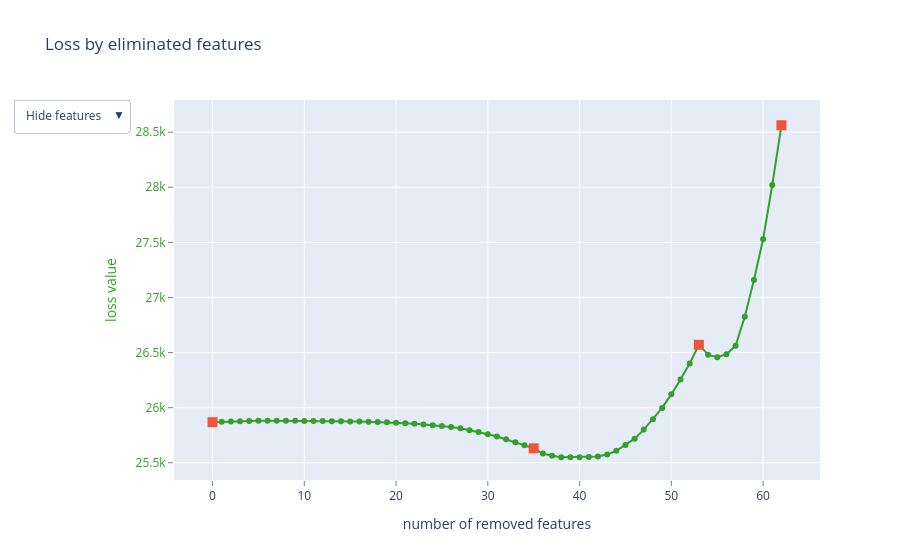

The cell this chart's notebook holds for it:
### Markdown cell above
### Entrainement du modèle

### Code cell
summary2 = model2.select_features(
    train_pool_2,
    eval_set=test_pool_2,
    features_for_select="0-71",
    num_features_to_select=10,
    steps=3,
    algorithm=EFeaturesSelectionAlgorithm.RecursiveByShapValues,
    shap_calc_type=EShapCalcType.Regular,
    train_final_model=True,
    logging_level="Silent",
    plot=True,
)

### Figure 1 — Plotly figure (JSON) as saved in the notebook; plotly's stock layout.template omitted (floating-point values rounded to 4 significant figures)
{"data": [{"line": {"color": "rgb(51,160,44)"}, "mode": "lines+markers", "name": "", "text": ["", "EnclosedPorch", "MSZoning", "3SsnPorch", "Fence", "PoolArea", "Foundation", "MiscVal", "CentralAir", "Street", "LotConfig_agg", "Utilities", "KitchenAbvGr", "LowQualFinSF", "Exterior2nd_agg", "BsmtUnfSF", "LandSlope", "MasVnrType", "HeatingQC_agg", "Heating", "DiffYearsGarageBuilt", "RoofMatl", "Electrical", "MiscFeature", "BsmtFinSF2", "DiffYearsRemodAddBuilt", "BsmtFinType2", "Neighborhood", "ScreenPorch", "PoolQC", "WoodDeckSF", "SaleType", "RoofStyle", "LotFrontage", "BedroomAbvGr", "FireplaceQu_agg", "LandContour", "Alley", "YrSold", "Condition2", "GarageQual_agg", "BldgType", "Functional_agg", "Neighborhood_agg", "Condition1_agg", "ExterQual", "MasVnrArea", "SaleCondition", "GarageCond_agg", "OpenPorchSF", "BsmtCond_agg", "BsmtFinType1", "LotShape_agg", "OverallCond_agg", "KitchenQual", "ExterCond", "OverallQual_agg", "BsmtQual_agg", "TotRmsAbvGrd", "MoSold_enc", "PavedDrive", "GarageFinish", "1stFlrSF"], "type": "scatter", "x": [0, 1, 2, 3, 4, 5, 6, 7, 8, 9, 10, 11, 12, 13, 14, 15, 16, 17, 18, 19, 20, 21, 22, 23, 24, 25, 26, 27, 28, 29, 30, 31, 32, 33, 34, 35, 36, 37, 38, 39, 40, 41, 42, 43, 44, 45, 46, 47, 48, 49, 50, 51, 52, 53, 54, 55, 56, 57, 58, 59, 60, 61, 62], "y": [25870.0, 25870.0, 25870.0, 25880.0, 25880.0, 25880.0, 25880.0, 25880.0, 25880.0, 25880.0, 25880.0, 25880.0, 25880.0, 25880.0, 25880.0, 25870.0, 25870.0, 25870.0, 25870.0, 25870.0, 25860.0, 25860.0, 25850.0, 25850.0, 25840.0, 25830.0, 25830.0, 25810.0, 25800.0, 25780.0, 25760.0, 25740.0, 25710.0, 25690.0, 25660.0, 25630.0, 25580.0, 25560.0, 25550.0, 25550.0, 25550.0, 25550.0, 25560.0, 25570.0, 25610.0, 25660.0, 25720.0, 25800.0, 25890.0, 26000.0, 26120.0, 26250.0, 26400.0, 26570.0, 26480.0, 26460.0, 26480.0, 26560.0, 26820.0, 27160.0, 27530.0, 28020.0, 28560.0]}, {"marker": {"size": 10, "symbol": "square"}, "mode": "markers", "name": "", "text": ["", "FireplaceQu_agg", "OverallCond_agg", "1stFlrSF"], "type": "scatter", "x": [0, 35, 53, 62], "y": [25870.0, 25630.0, 26570.0, 28560.0]}, {"mode": "text", "name": "", "text": ["", "40", "0", "41", "45", "43", "17", "47", "25", "3", "55", "6", "31", "28", "61", "22", "7", "13", "62", "24", "53", "12", "26", "46", "21", "52", "20", "8", "42", "44", "38", "49", "11", "1", "30", "64", "5", "4", "48", "9", "65", "10", "63", "56", "57", "15", "14", "50", "71", "39", "70", "18", "54", "58", "32", "16", "59", "67", "33", "66", "37", "35", "27"], "textfont": {"color": "rgb(51,160,44)", "family": "sans serif", "size": 18}, "textposition": "bottom center", "type": "scatter", "visible": false, "x": [0, 1, 2, 3, 4, 5, 6, 7, 8, 9, 10, 11, 12, 13, 14, 15, 16, 17, 18, 19, 20, 21, 22, 23, 24, 25, 26, 27, 28, 29, 30, 31, 32, 33, 34, 35, 36, 37, 38, 39, 40, 41, 42, 43, 44, 45, 46, 47, 48, 49, 50, 51, 52, 53, 54, 55, 56, 57, 58, 59, 60, 61, 62], "y": [25870.0, 25870.0, 25870.0, 25880.0, 25880.0, 25880.0, 25880.0, 25880.0, 25880.0, 25880.0, 25880.0, 25880.0, 25880.0, 25880.0, 25880.0, 25870.0, 25870.0, 25870.0, 25870.0, 25870.0, 25860.0, 25860.0, 25850.0, 25850.0, 25840.0, 25830.0, 25830.0, 25810.0, 25800.0, 25780.0, 25760.0, 25740.0, 25710.0, 25690.0, 25660.0, 25630.0, 25580.0, 25560.0, 25550.0, 25550.0, 25550.0, 25550.0, 25560.0, 25570.0, 25610.0, 25660.0, 25720.0, 25800.0, 25890.0, 26000.0, 26120.0, 26250.0, 26400.0, 26570.0, 26480.0, 26460.0, 26480.0, 26560.0, 26820.0, 27160.0, 27530.0, 28020.0, 28560.0]}, {"mode": "text", "name": "", "text": ["", "EnclosedPorch", "MSZoning", "3SsnPorch", "Fence", "PoolArea", "Foundation", "MiscVal", "CentralAir", "Street", "LotConfig_agg", "Utilities", "KitchenAbvGr", "LowQualFinSF", "Exterior2nd_agg", "BsmtUnfSF", "LandSlope", "MasVnrType", "HeatingQC_agg", "Heating", "DiffYearsGarageBuilt", "RoofMatl", "Electrical", "MiscFeature", "BsmtFinSF2", "DiffYearsRemodAddBuilt", "BsmtFinType2", "Neighborhood", "ScreenPorch", "PoolQC", "WoodDeckSF", "SaleType", "RoofStyle", "LotFrontage", "BedroomAbvGr", "FireplaceQu_agg", "LandContour", "Alley", "YrSold", "Condition2", "GarageQual_agg", "BldgType", "Functional_agg", "Neighborhood_agg", "Condition1_agg", "ExterQual", "MasVnrArea", "SaleCondition", "GarageCond_agg", "OpenPorchSF", "BsmtCond_agg", "BsmtFinType1", "LotShape_agg", "OverallCond_agg", "KitchenQual", "ExterCond", "OverallQual_agg", "BsmtQual_agg", "TotRmsAbvGrd", "MoSold_enc", "PavedDrive", "GarageFinish", "1stFlrSF"], "textfont": {"color": "rgb(51,160,44)", "family": "sans serif", "size": 18}, "textposition": "bottom center", "type": "scatter", "visible": false, "x": [0, 1, 2, 3, 4, 5, 6, 7, 8, 9, 10, 11, 12, 13, 14, 15, 16, 17, 18, 19, 20, 21, 22, 23, 24, 25, 26, 27, 28, 29, 30, 31, 32, 33, 34, 35, 36, 37, 38, 39, 40, 41, 42, 43, 44, 45, 46, 47, 48, 49, 50, 51, 52, 53, 54, 55, 56, 57, 58, 59, 60, 61, 62], "y": [25870.0, 25870.0, 25870.0, 25880.0, 25880.0, 25880.0, 25880.0, 25880.0, 25880.0, 25880.0, 25880.0, 25880.0, 25880.0, 25880.0, 25880.0, 25870.0, 25870.0, 25870.0, 25870.0, 25870.0, 25860.0, 25860.0, 25850.0, 25850.0, 25840.0, 25830.0, 25830.0, 25810.0, 25800.0, 25780.0, 25760.0, 25740.0, 25710.0, 25690.0, 25660.0, 25630.0, 25580.0, 25560.0, 25550.0, 25550.0, 25550.0, 25550.0, 25560.0, 25570.0, 25610.0, 25660.0, 25720.0, 25800.0, 25890.0, 26000.0, 26120.0, 26250.0, 26400.0, 26570.0, 26480.0, 26460.0, 26480.0, 26560.0, 26820.0, 27160.0, 27530.0, 28020.0, 28560.0]}], "layout": {"showlegend": false, "title": {"text": "Loss by eliminated features"}, "updatemenus": [{"active": 0, "buttons": [{"args": [{"visible": [true, true, false, false]}], "label": "Hide features", "method": "update"}, {"args": [{"visible": [true, true, true, false]}], "label": "Show indices", "method": "update"}, {"args": [{"visible": [true, true, false, true]}], "label": "Show names", "method": "update"}], "pad": {"r": 10, "t": 10}, "showactive": true, "x": -0.25, "xanchor": "left", "y": 1.03, "yanchor": "top"}], "xaxis": {"gridcolor": "rgb(255,255,255)", "showgrid": true, "showline": false, "showticklabels": true, "tickcolor": "rgb(127,127,127)", "ticks": "outside", "title": {"text": "number of removed features"}, "zeroline": false}, "yaxis": {"gridcolor": "rgb(255,255,255)", "showgrid": true, "showline": false, "showticklabels": true, "tickcolor": "rgb(127,127,127)", "tickfont": {"color": "rgb(51,160,44)"}, "ticks": "outside", "title": {"font": {"color": "rgb(51,160,44)"}, "text": "loss value"}, "zeroline": false}}}
